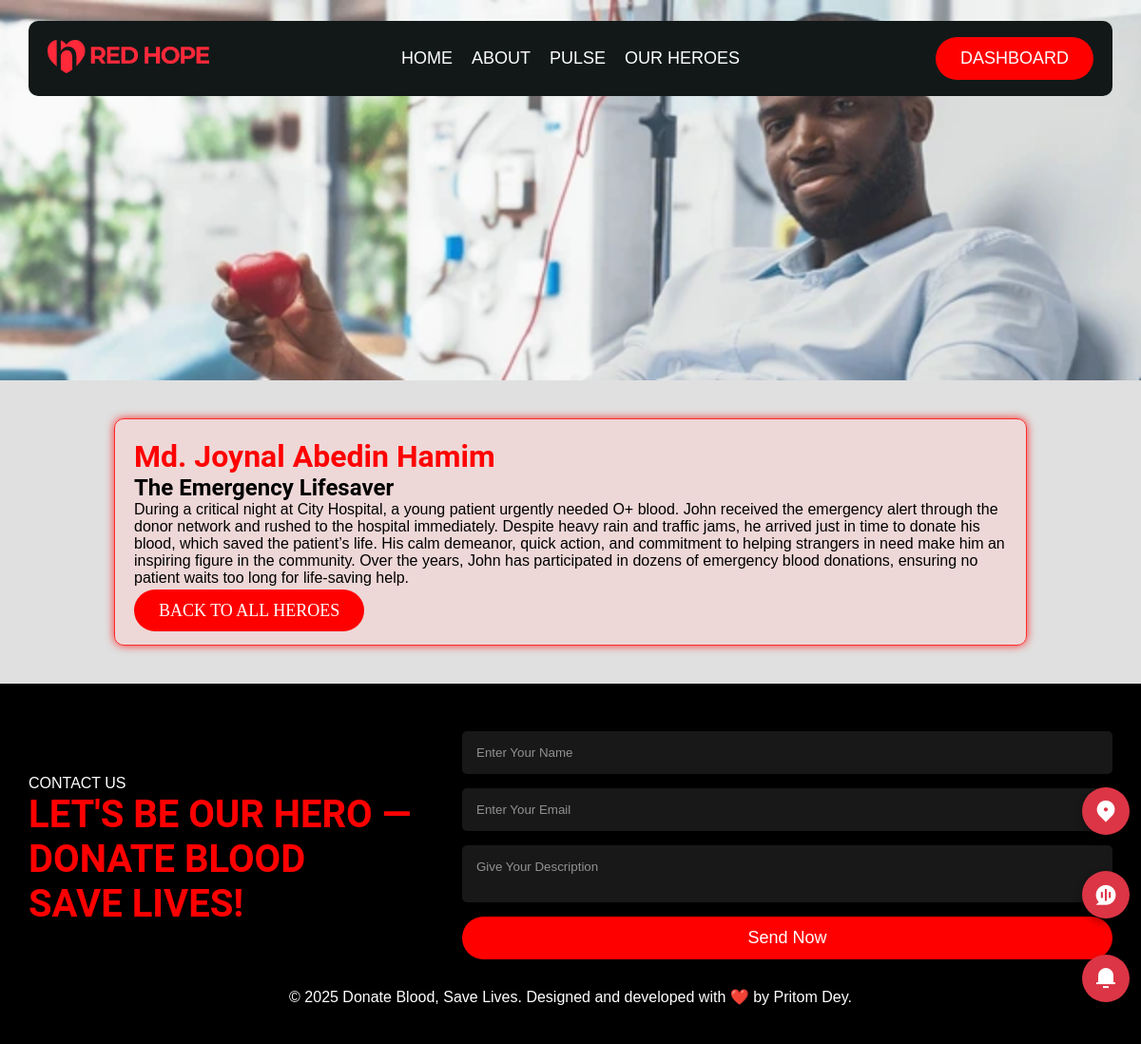
/heroes/1/ (signed in), run on the app's committed database.
### donor/models.py (models this page shows, shortened)
class Hero(models.Model):
    name = models.CharField(max_length=200)
    title = models.CharField(max_length=200)
    description = models.TextField()
    image = models.ImageField(upload_to="heroes/")

### donor/views.py (the view)
# urls.py: path("heroes/<int:pk>/", views.hero_detail, name="hero_detail"),
@login_required(login_url="login")
def hero_detail(request, pk):
    hero = get_object_or_404(Hero, pk=pk)
    return render(request, "donor/hero_detail.html", {"hero": hero})

### donor/templates/donor/hero_detail.html (shortened to what this page needs)
{% extends 'donor/base.html' %}
{% load static %}
{% block main %}
<div class="hero_details_banner"
style="background: url('{{ hero.image.url }}');
width: 100%;
background-size: cover;
background-repeat: no-repeat;
padding: 200px 0;">
</div>
<div class="hero_detail">
    <h1 style="color: red;">{{ hero.name }}</h1>
    <h2>{{ hero.title }}</h2>
    <p style="margin-bottom: 15px;">{{ hero.description }}</p>
    <a  class="btn " style="font-family: poppins; text-transform: uppercase;
           " href="{% url 'heroes' %}" href="{% url 'heroes' %}">Back to all heroes</a>
</div>
{% endblock main %}

### donor/static/css/style.css (style rules this page uses)
* { margin: 0; padding: 0; box-sizing: border-box; }
html, body { width: 100%; height: 100%; background-color: #e0e0e0; }
h1, h2, h3 { font-family: 'Roboto', sans-serif; }
p { font-family: 'Poppins', sans-serif; }
a { text-decoration: none; }
.btn { background-color: red; color: #fff; padding: 12px 26px; border: none; border-radius: 30px; font-size: 18px; cursor: pointer; transition: all 0.3s ease; }
.hero_detail { width: 80%; border-radius: 10px; padding: 20px; background-color: #ffcccc71; border: 1px solid #ff2b2b; box-shadow: 0 0px 10px rgba(255, 0, 0, 0.801); transition: all 0.3s ease; margin: 40px auto; padding-bottom: 25px; max-width: 1100px; }

### data on the page
Hero: image (picture), name "Md. Joynal Abedin Hamim", title "The Emergency Lifesaver", description "During a critical night at City Hospital, a young patient urgently needed O+ blood. John received the emergency alert through the donor network and rushed to the hospital immediately. Despite heavy rain and traffic jams, he arrived just in time to donate his blood, which saved the patient’s life. His calm demeanor, quick action, and commitment to helping strangers in need make him an inspiring figure in the community. Over the years, John has participated in dozens of emergency blood donations, ensuring no patient waits too long for life-saving help."
